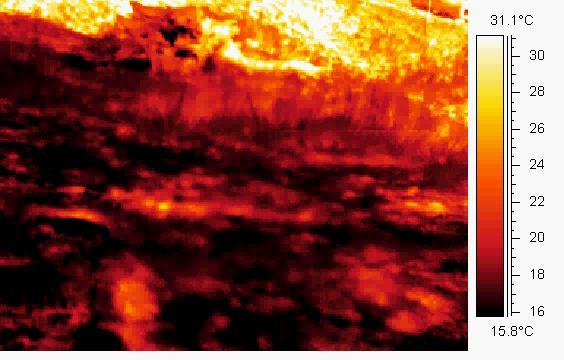
#> input picture Week3/DINGO3_Background.jpg, 564 x 360 px
$ jupyter execute CVIA_lab_wk3_code3.ipynb
#> lines starting #> are read from the running program, lines starting #| are printed output that depends on the picture; after the words box and inside, x2 and y2 are one past the last pixel; in counts of white or black regions, pixels touching at a corner belong together; long printed decimals are rounded
[cell 1]
# CVIA Lab Week 3 - Code Example 3: Homework background substraction
# Author: Min Wang
# Created: 2026/02/20

import cv2
import numpy as np
import matplotlib.pyplot as plt

[cell 2]
# --------------------------------------------------
# Load and display images
# --------------------------------------------------
backgroundImg = cv2.imread('DINGO3_Background.jpg')
#> backgroundImg is the input picture: shape (360, 564, 3); mean B, G, R 54.6, 71.8, 139.1
dingoImg = cv2.imread('DINGO3_Frame0.jpg')
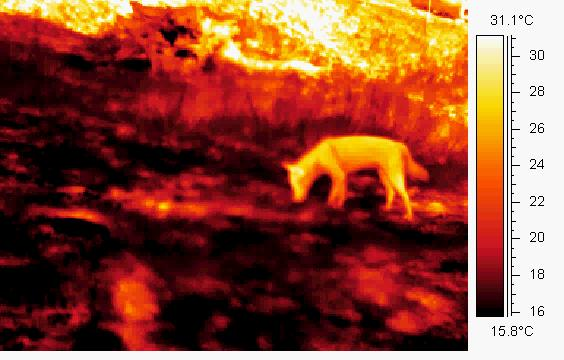
#> input picture Week3/DINGO3_Frame0.jpg, 564 x 360 px
#> dingoImg is the input picture: shape (360, 564, 3); mean B, G, R 54, 75.4, 142.6

# Convert BGR -> RGB for display
backgroundImg = cv2.cvtColor(backgroundImg, cv2.COLOR_BGR2RGB)
dingoImg = cv2.cvtColor(dingoImg, cv2.COLOR_BGR2RGB)

# plot images
plt.figure(1)
plt.imshow(backgroundImg)
plt.title("Background Image")
plt.axis('off')

plt.figure(2)
plt.imshow(dingoImg)
plt.title("Current Frame")
plt.axis('off')

[cell 3]
# --------------------------------------------------
# Compute difference image
# (convert to int16 to avoid uint8 overflow)
# --------------------------------------------------
diffImg = dingoImg.astype(np.int16) - backgroundImg.astype(np.int16)
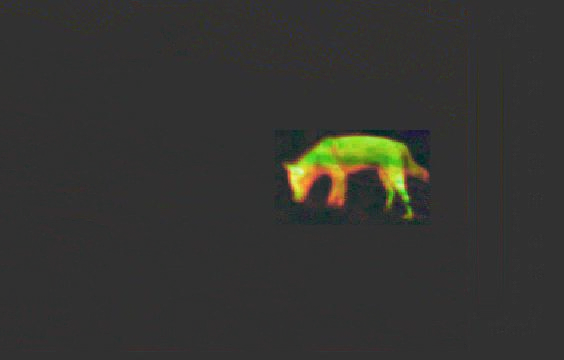
#> diffImg: shape (360, 564, 3) int16; mean R, G, B 3.5, 3.6, -0.6; drawn with min black and max white

[cell 4]
# --------------------------------------------------
# Find min and max pixel values (scaled to 0–1)
# --------------------------------------------------
minPixelValue = diffImg.min(axis=(0, 1)) / 255.0
#> minPixelValue = [-0.235, -0.133, -0.184]
maxPixelValue = diffImg.max(axis=(0, 1)) / 255.0
#> maxPixelValue = [0.973, 0.961, 0.62]

print("Min Pixel Value for Red, Green, Blue channels:")
print(minPixelValue)
#| [-0.2353 -0.1333 -0.1843]

print("Max Pixel Value for Red, Green, Blue channels:")
print(maxPixelValue)
#| [0.9725 0.9608 0.6196]

[cell 5]
# --------------------------------------------------
# Display difference image without rescaling
# (shift to visible range for plotting)
# --------------------------------------------------
plt.figure(3)
plt.imshow(np.clip(diffImg + 128, 0, 255).astype(np.uint8))
plt.title("Difference Image (Unscaled)")
plt.axis('off')
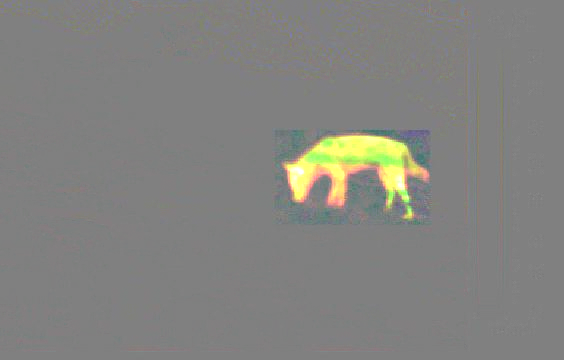
#> shown: shape (360, 564, 3); mean R, G, B 130.9, 130.8, 127.4

[cell 6]
# --------------------------------------------------
# Rescale intensity
# --------------------------------------------------
rescaledDiffImg = np.zeros_like(diffImg, dtype=np.float32)

for c in range(3):
    min_val = diffImg[:, :, c].min()
    max_val = diffImg[:, :, c].max()

    rescaledDiffImg[:, :, c] = (
        (diffImg[:, :, c] - min_val) /
        (max_val - min_val + 1e-6)
    ) * 255
#> this loop made 3 passes
#> (min_val, max_val) on passes 1 to 3: (-60, 248), (-34, 245), (-47, 158)

rescaledDiffImg = np.clip(rescaledDiffImg, 0, 255).astype(np.uint8)

plt.figure(4)
plt.imshow(rescaledDiffImg)
plt.title("Rescaled Difference Image")
plt.axis('off')

[cell 7]
# --------------------------------------------------
# Convert to grayscale
# --------------------------------------------------
greyDiffImg = cv2.cvtColor(rescaledDiffImg, cv2.COLOR_RGB2GRAY)
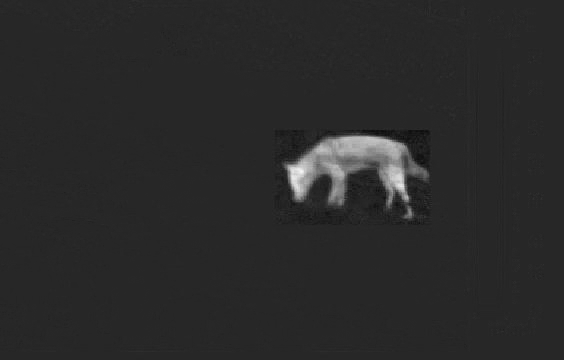
#> greyDiffImg: shape (360, 564); min 12, max 247, mean 41.9

plt.figure(5)
plt.imshow(greyDiffImg, cmap='gray')
plt.title("Grayscale Difference Image")
plt.axis('off')

[cell 8]
# --------------------------------------------------
# Threshold image (experiment with threshold value)
# --------------------------------------------------
threshold_value = int(0.3 * 255)

_, thresholdedImg = cv2.threshold(
    greyDiffImg,
    threshold_value,
    255,
    cv2.THRESH_BINARY
)
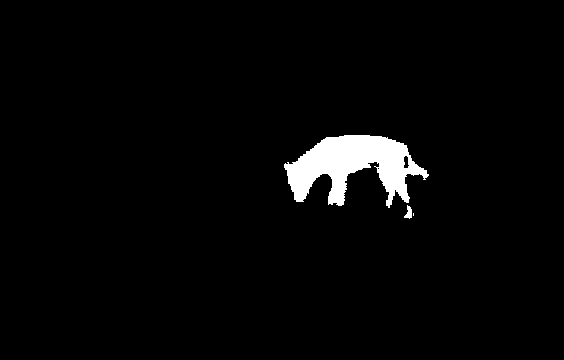
#> thresholdedImg: shape (360, 564); 2.8% white; 3 white regions (1 under 20 px)

plt.figure(6)
plt.imshow(thresholdedImg, cmap='gray')
plt.title("Thresholded Image")
plt.axis('off')

plt.show()

[cell 9]
dingoImgNoBackground = cv2.bitwise_and(dingoImg, dingoImg, mask=thresholdedImg)
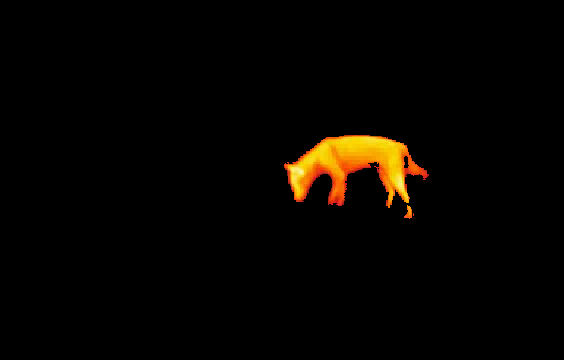
#> dingoImgNoBackground: shape (360, 564, 3); mean R, G, B 6.7, 4.1, 0.4

plt.figure(7)
plt.imshow(dingoImgNoBackground)
plt.title("Dingo Image with Background Removed")
plt.axis('off')
plt.show()

[cell 10]
# Draw box around detected dingo
contours, _ = cv2.findContours(thresholdedImg, cv2.RETR_EXTERNAL, cv2.CHAIN_APPROX_SIMPLE)
#> contours = 3 contours, 1 with area under 20; largest, box (x1, y1, x2, y2) and area: (284, 135, 429, 208) 5304, (404, 205, 412, 219) 48

for contour in contours:
    if cv2.contourArea(contour) > 500:  # Filter small contours
        x, y, w, h = cv2.boundingRect(contour)
        cv2.rectangle(dingoImg, (x, y), (x + w, y + h), (0, 255, 0), 2)
#> this loop made 3 passes
#> (x, y, w, h) on pass 3: (284, 135, 145, 73)
#> contour on pass 1: [[413, 213], [413, 215]]
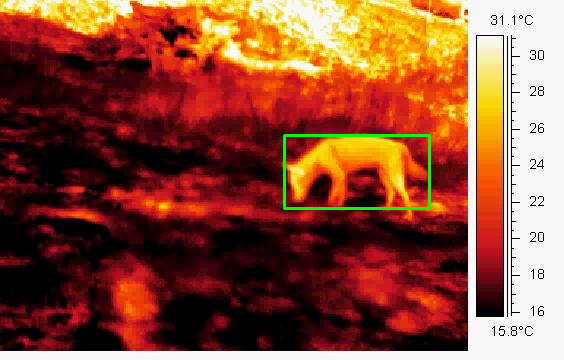
#> dingoImg: shape (360, 564, 3); mean R, G, B 141.7, 76.9, 53.9

plt.figure(8)
plt.imshow(dingoImg)
plt.title("Dingo Image with Detected Contours")
plt.axis('off')
plt.show()
